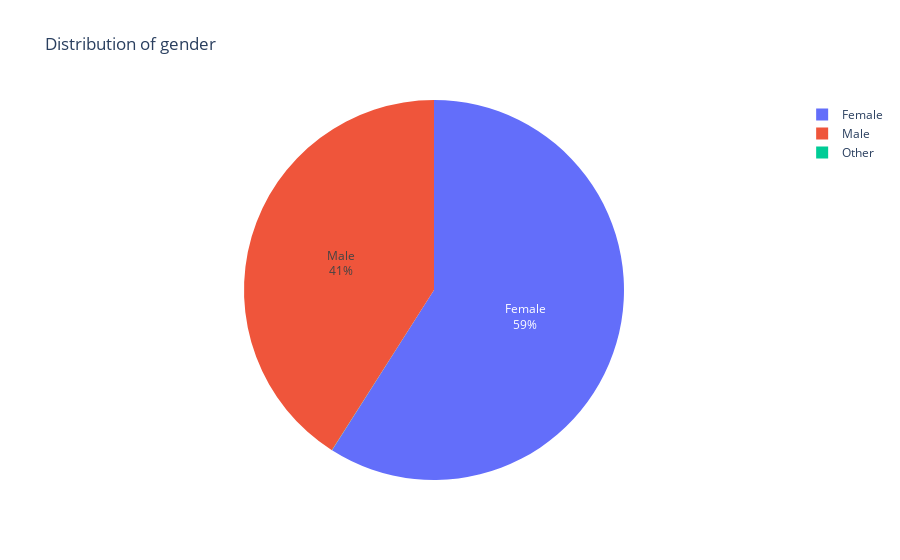
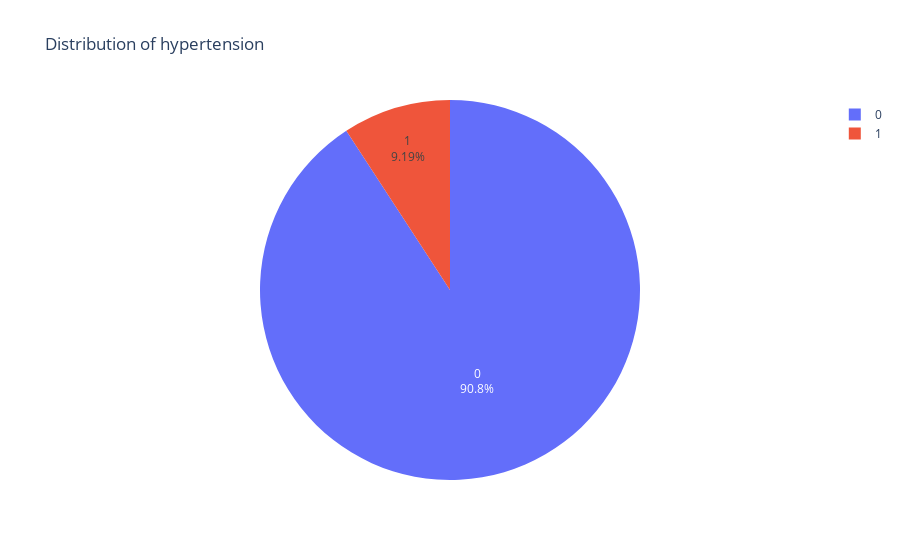
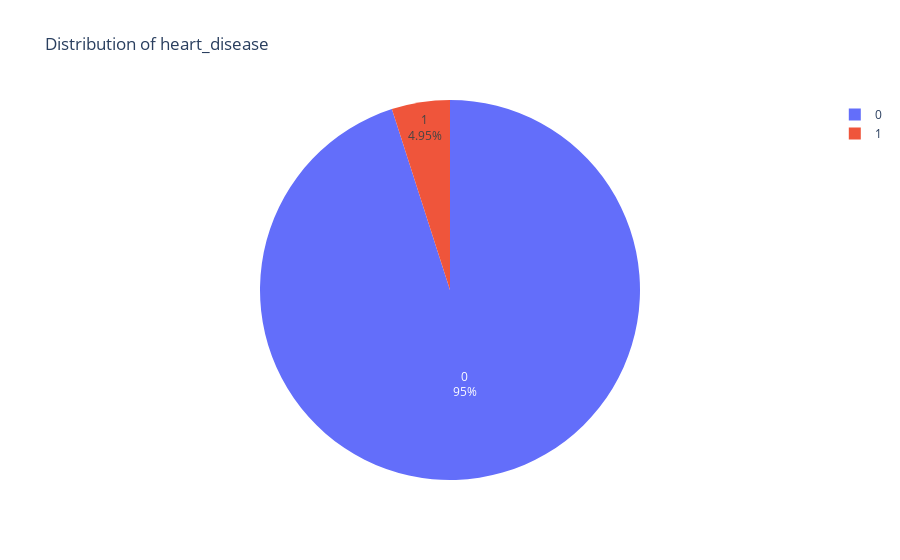
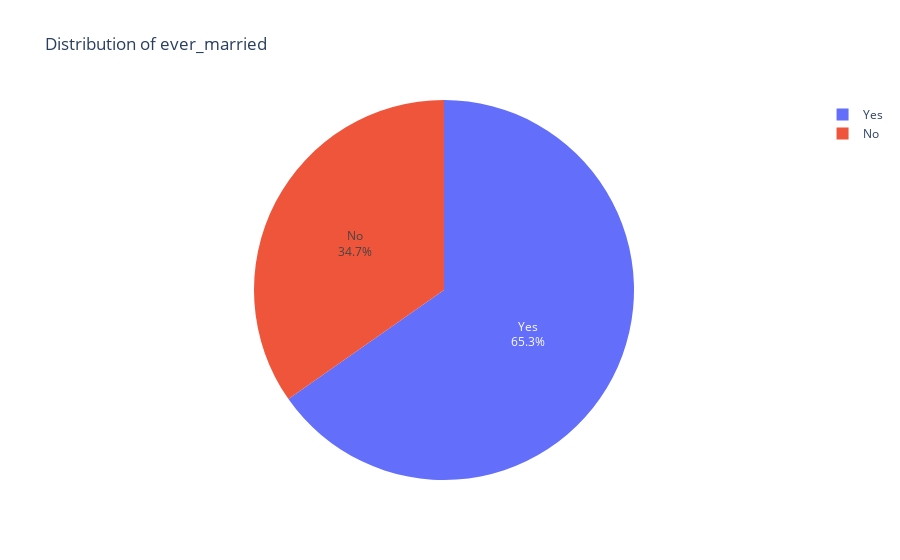

Notebook code for these charts, in order:
### Markdown cell above
### Apresentação inicial da % de cada atributo

### Code cell
#!pip install plotly_express

import plotly_express as pe

cols = ["gender","hypertension","heart_disease","ever_married","work_type","Residence_type","smoking_status","stroke"]
for col in cols:
    fig = pe.pie(values=df[col].groupby(df[col]).count(),names=df[col].groupby(df[col]).count().index,title="Distribution of {}".format(col))
    fig.update_traces(textposition='inside', textinfo='percent+label')
    fig.show()

### Figure 1 — Plotly figure (JSON) as saved in the notebook; plotly's stock layout.template omitted (floating-point values rounded to 4 significant figures)
{"data": [{"domain": {"x": [0, 1], "y": [0, 1]}, "hovertemplate": "label=%{label}<br>value=%{value}<extra></extra>", "labels": ["Female", "Male", "Other"], "legendgroup": "", "name": "", "showlegend": true, "textinfo": "percent+label", "textposition": "inside", "type": "pie", "values": [2897, 2011, 1]}], "layout": {"legend": {"tracegroupgap": 0}, "title": {"text": "Distribution of gender"}}}

### Figure 2 — Plotly figure (JSON) as saved in the notebook; plotly's stock layout.template omitted (floating-point values rounded to 4 significant figures)
{"data": [{"domain": {"x": [0, 1], "y": [0, 1]}, "hovertemplate": "label=%{label}<br>value=%{value}<extra></extra>", "labels": [0, 1], "legendgroup": "", "name": "", "showlegend": true, "textinfo": "percent+label", "textposition": "inside", "type": "pie", "values": [4458, 451]}], "layout": {"legend": {"tracegroupgap": 0}, "title": {"text": "Distribution of hypertension"}}}

### Figure 3 — Plotly figure (JSON) as saved in the notebook; plotly's stock layout.template omitted (floating-point values rounded to 4 significant figures)
{"data": [{"domain": {"x": [0, 1], "y": [0, 1]}, "hovertemplate": "label=%{label}<br>value=%{value}<extra></extra>", "labels": [0, 1], "legendgroup": "", "name": "", "showlegend": true, "textinfo": "percent+label", "textposition": "inside", "type": "pie", "values": [4666, 243]}], "layout": {"legend": {"tracegroupgap": 0}, "title": {"text": "Distribution of heart_disease"}}}

### Figure 4 — Plotly figure (JSON) as saved in the notebook; plotly's stock layout.template omitted (floating-point values rounded to 4 significant figures)
{"data": [{"domain": {"x": [0, 1], "y": [0, 1]}, "hovertemplate": "label=%{label}<br>value=%{value}<extra></extra>", "labels": ["No", "Yes"], "legendgroup": "", "name": "", "showlegend": true, "textinfo": "percent+label", "textposition": "inside", "type": "pie", "values": [1705, 3204]}], "layout": {"legend": {"tracegroupgap": 0}, "title": {"text": "Distribution of ever_married"}}}
